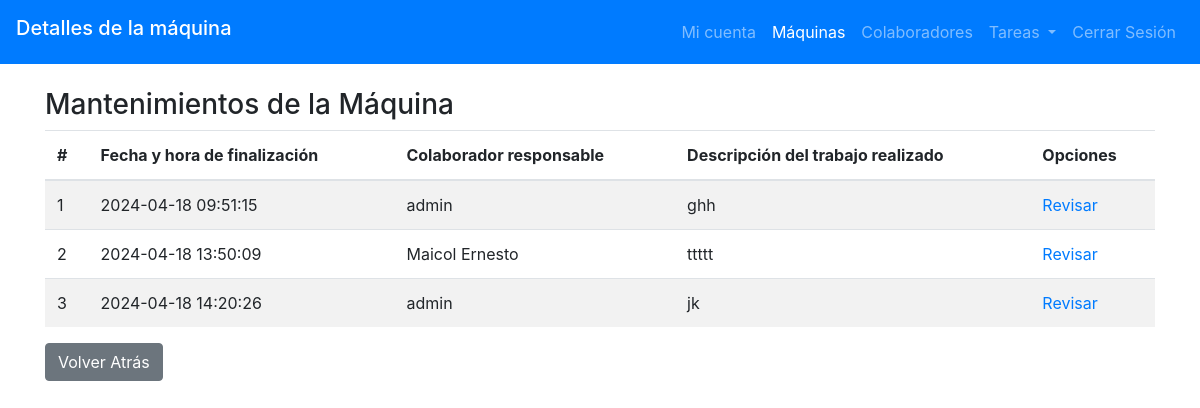
Before: /page_plastInnova/maintenance_history_machine.php?machine=1 (signed in) with the older database file.
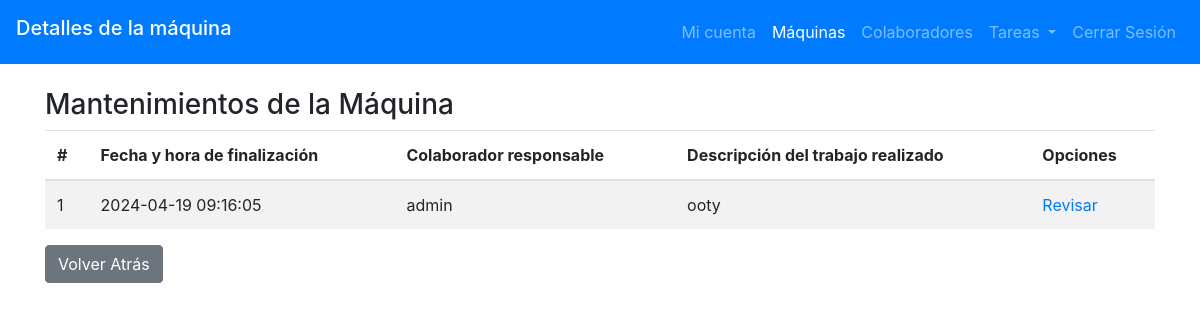
After: the same page with the newer database file.
### tables this page shows
CREATE TABLE `collaborators` (
  `id` int(11) NOT NULL,
  `name` varchar(30) NOT NULL,
  `surname` varchar(30) NOT NULL,
  `job-title` varchar(30) NOT NULL,
  `type-user` varchar(20) NOT NULL,
  `state` varchar(15) NOT NULL,
  `profile-photo` varchar(30) NOT NULL,
  `password` varchar(30) NOT NULL
);

CREATE TABLE `tasks` (
  `id` int(20) NOT NULL,
  `state` varchar(10) NOT NULL,
  `priority` varchar(10) NOT NULL,
  `id_area` varchar(20) NOT NULL,
  `id_machine` int(11) NOT NULL,
  `id_collaborator` int(11) NOT NULL,
  `creation_task` datetime NOT NULL,
  `date_task` date DEFAULT NULL,
  `finalization_task` datetime DEFAULT NULL,
  `maintenance_type` varchar(20) DEFAULT NULL,
  `description_task` text NOT NULL,
  `job_description` text NOT NULL,
  `result_task` varchar(20) DEFAULT NULL,
  `images_job` varchar(60) NOT NULL,
  `images_task` varchar(60) NOT NULL
);

### htdocs/page_plastInnova/maintenance_history_machine.php (the view, shortened to what this page needs)
<?php
    include("php/connect.php");
    $id_machine =$_GET['machine'];
?>
<!DOCTYPE html>
<html lang="es">
<head>
    <link href="https://stackpath.bootstrapcdn.com/bootstrap/4.5.2/css/bootstrap.min.css" rel="stylesheet">
</head>
<body>
<header>
        <nav class="navbar navbar-expand-lg navbar-dark bg-primary">
            <h2 class="navbar-brand">Detalles de la máquina</h2>
            <section class="collapse navbar-collapse" id="navbarNav">
                <ul class="navbar-nav ml-auto">
                    <li class="nav-item">
                        <a class="nav-link" href="<?php echo ($_SESSION['type_user']=='admin'?"admin/personal_page_admin.php":"colab/personal_page.php")?>">Mi cuenta</a>
                    </li>
                    <li class="nav-item active">
                        <a class="nav-link" href="<?php echo ($_SESSION['type_user']=='admin'?"admin/admin_areas.php":"colab/personal_page.php")?>">Máquinas</a>
                    </li>
                    <li class="nav-item">
                            <a class="nav-link" href="<?php echo ($_SESSION['type_user']=='admin'?"admin/admin_collaborators.php":"colab/personal_page.php")?>">Colaboradores</a>
                    </li>
                    <li class="nav-item dropdown">
                        <a class="nav-link dropdown-toggle" href="#" id="navbarDropdown" role="button" data-toggle="dropdown" aria-haspopup="true" aria-expanded="false">
                            Tareas
                        </a>
                    </li>
                    <li class="nav-item">
                        <a class="nav-link" href="../php/close_sesion.php">Cerrar Sesión</a>
                    </li>
                </ul>
            </section>
        </nav>
    </header>
    <section class="container mt-4">
        <section class="row">
            <section class="col-md-12">
                <h3>Mantenimientos de la Máquina</h3>
                <table class="table table-striped">
                    <thead>
                        <tr>
                            <th>#</th>
                            <th>Fecha y hora de finalización</th>
                            <th>Colaborador responsable</th>
                            <th>Descripción del trabajo realizado</th>
                            <th>Opciones</th>
                        </tr>
                    </thead>
                    <tbody>
                        <?php
                            $query1 = "SELECT id,finalization_task, id_collaborator, job_description
                                    FROM tasks
                                    WHERE id_machine = ? AND state='completed'";
                            $stmt1 = $conn->prepare($query1);
                            $stmt1->bind_param("i", $id_machine);
                            $stmt1->execute();
                            $result1 = $stmt1->get_result();
                            if ($result1->num_rows > 0) {
                                $counter = 1;
                                while ($row1 = $result1->fetch_assoc()) {
                                    $query2 = "SELECT name, surname FROM collaborators
                                        WHERE id=?";
                                    $stmt2 = $conn->prepare($query2);
                                    $stmt2->bind_param("i", $row1['id_collaborator']);
                                    $stmt2->execute();
                                    $result2 = $stmt2->get_result();
                                    if ($result2->num_rows > 0) {
                                        while ($row2 = $result2->fetch_assoc()) {
                        ?>
                        <tr>
                            <td><?php echo $counter;?></td>
                            <td><?php echo $row1['finalization_task'];?></td>
                            <td><?php echo $row2['name']." ".$row2['surname'];?></td>
                            <td><?php echo $row1['job_description'];?></td>
                            <td>
                                <a href="<?php echo "description_job_task.php?id-task=".$row1['id']?>">Revisar</a>
                            </td>
                        </tr>
                        <?php
                                        }
                                    }else{
                                        echo "<tr><td colspan='4'>No hay collaboradores con ese identificador.</td></tr>";
                                    }
                                    $counter++;
                                }
                            } else {
                                echo "<tr><td colspan='4'>No hay registros de mantenimiento para esta máquina.</td></tr>";
                            }
                        ?>
                    </tbody>
                </table>
                <a href="javascript:history.back()" class="btn btn-secondary">Volver Atrás</a>
            </section>
        </section>
    </section>
</body>
</html>

Changed rows visible on the page:
removed tasks: finalization_task "2024-04-18 09:51:15", job_description "ghh", collaborators (name "admin")
removed tasks: finalization_task "2024-04-18 13:50:09", job_description "ttttt"
no longer on this page (row unchanged): collaborators: name "Maicol", surname "Ernesto"
removed tasks: finalization_task "2024-04-18 14:20:26", job_description "jk", collaborators (name "admin")
now on this page (row edited): tasks: finalization_task "2024-04-19 09:16:05", job_description "ooty", collaborators (name "admin")
